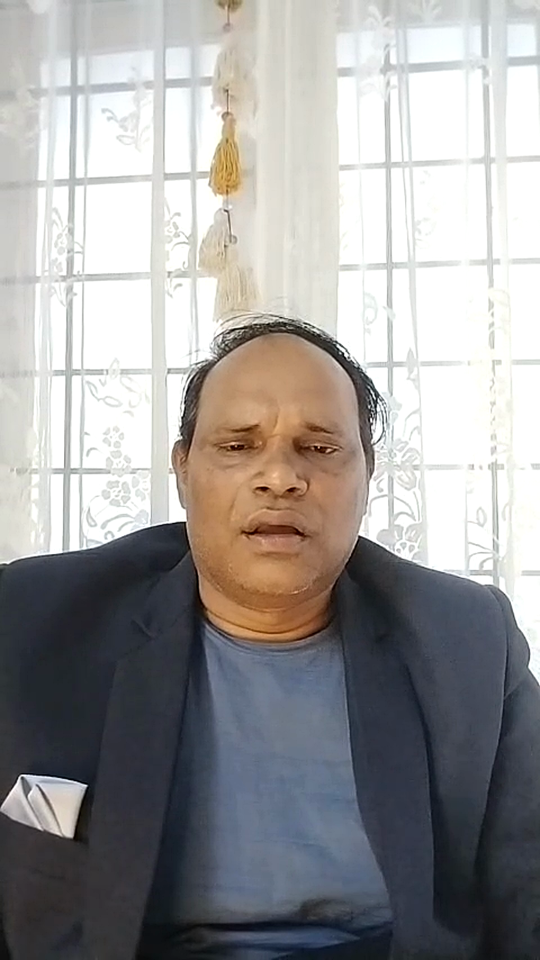
#> input picture profitsoul/Manufatures-hyd/work/creatives/base/b916_hero.png, 1080 x 1920 px (shown at 1/2 size)
$ python build_creatives.py
#> lines starting #> are read from the running program, lines starting #| are printed output that depends on the picture
#!/usr/bin/env python3
"""Build static Meta ad creatives (1:1, 4:5, 9:16) from the Script A/B copy.

All copy is taken from the PDF's 'Ad scripts - Track 1'; no claim, figure or offer
is invented. Telugu is typeset with the Core Text renderer so conjuncts shape
correctly (ffmpeg/libass cannot).

Palette (the PDF specifies none): navy #0B1B2B plate, white body copy,
amber #FFC42E reserved for commercial figures.
"""
import os, subprocess
from PIL import Image, ImageDraw, ImageFilter

RT = './render_text'
TEL = ('TeluguMN', '/System/Library/Fonts/Supplemental/Telugu MN.ttc')
ENG = ('AvenirNext-Bold', None)
ENG_R = ('AvenirNext-DemiBold', None)

NAVY = (11, 27, 43)
AMBER = (255, 196, 46)
WHITE = (255, 255, 255)
MUTED = (176, 191, 208)

OUT = 'creatives'
os.makedirs(f'{OUT}/tmp', exist_ok=True)


def tpng(name, text, size, maxw, font, fill='#FFFFFF', accent='#FFC42E',
         stroke=0, lineheight=1.30, pad=6, align='center'):
    """Render a text layer with Core Text and return it as an RGBA image."""
    safe = os.path.basename(str(name)).replace('/', '_').replace(' ', '_')
    out = f'{OUT}/tmp/{safe}.png'
    cmd = [RT, '--out', out, '--font', font[0], '--size', str(size),
           '--maxwidth', str(maxw), '--align', align, '--fill', fill,
           '--accent', accent, '--lineheight', str(lineheight), '--pad', str(pad),
           '--text', text]
    if font[1]:
        cmd += ['--fontfile', font[1]]
    if stroke:
        cmd += ['--strokew', str(stroke), '--stroke', '#0A1219']
    subprocess.run(cmd, check=True, capture_output=True)
    return Image.open(out).convert('RGBA')


def centre(dst, img, cx, y):
    dst.alpha_composite(img, (int(cx - img.width / 2), int(y)))
    return y + img.height


def panel(canvas, top):
    """Hard-edged navy panel. A soft gradient was tried first and produced a muddy
    grey band over the bright window, so the edge is kept crisp and the amber bar
    above it reads as a deliberate design device."""
    w, h = canvas.size
    ImageDraw.Draw(canvas).rectangle([0, top, w, h], fill=NAVY + (255,))
    return top


# [11 lines left out: function pill_image, not called in this run]


def accent_bar(canvas, top, height=8, inset=0):
    w, _ = canvas.size
    ImageDraw.Draw(canvas).rectangle(
        [inset, top, w - inset, top + height], fill=AMBER + (255,))


def badge(canvas, cx, cy, r=118, label='ONLY', num='5'):
    """Amber circular scarcity badge - the playful accent on the offer."""
    lay = Image.new('RGBA', (r * 2 + 30, r * 2 + 30), (0, 0, 0, 0))
    d = ImageDraw.Draw(lay)
    c = r + 15
    d.ellipse([c - r, c - r, c + r, c + r], fill=AMBER + (255,))
    d.ellipse([c - r + 12, c - r + 12, c + r - 12, c + r - 12],
              outline=NAVY + (255,), width=5)
    lab = tpng(f'badge_lab_{r}_{num}', label, int(r * 0.30), int(r * 1.7),
               ENG, fill='#0B1B2B', accent='#0B1B2B')
    n = tpng(f'badge_num_{r}_{num}', num, int(r * 0.92), int(r * 1.6),
             ENG, fill='#0B1B2B', accent='#0B1B2B')
    centre(lay, lab, c, c - int(r * 0.52))
    centre(lay, n, c, c - int(r * 0.16))
    canvas.alpha_composite(lay, (int(cx - c), int(cy - c)))


# [12 lines left out: function cta_pill, not called in this run]


# ---------------------------------------------------------------- creatives

KEY_STRIP = '14 రోజుల ట్రయల్ [[₹2,500]] · హైదరాబాద్‌లో [[5]] మందికే'


def vertical(base, panel_top, bilingual, out, blocks, badge_num=None, bar=True):
    """Photo full-bleed on top, navy offer panel below."""
    c = Image.open(base).convert('RGBA')
    W, H = c.size
    panel(c, panel_top)
    if bar:
        accent_bar(c, panel_top)
    if badge_num:
        badge(c, W - 150, panel_top - 40, r=112, num=badge_num)
    # Render every block first, then centre the whole stack in the panel so the
    # copy sits optically balanced instead of hugging the top edge.
    stack = []
    for kind, arg in blocks:
        if kind == 'gap':
            stack.append(('gap', int(arg)))
        elif kind == 'text':
            text, size, fill, wide, lines = arg
            stack.append(('img', tpng(f'{out}_{len(stack)}', text, size, wide,
                                      TEL if _is_telugu(text) else ENG,
                                      fill=fill, lineheight=lines)))
        elif kind == 'eng':
            text, size, fill, wide = arg
            stack.append(('img', tpng(f'{out}_{len(stack)}_en', text, size, wide,
                                      ENG_R, fill=fill, lineheight=1.25)))
        elif kind == 'cta':
            text, size = arg
            stack.append(('img', pill_image(text, size)))

    total = sum(v if k == 'gap' else v.height for k, v in stack)
    y = panel_top + max(12, (H - panel_top - total) // 2)
    for k, v in stack:
        if k == 'gap':
            y += v
        else:
            centre(c, v, W / 2, y)
            y += v.height
    c.convert('RGB').save(out, quality=96)


# [37 lines left out: function split, not called in this run]


import re as _re


def _is_telugu(s):
    return bool(_re.search(r'[\u0C00-\u0C7F]', s))


# Offer line repeated across the hook creatives (from the PDF).
STRIP = '14 రోజుల ట్రయల్ [[₹2,500]] · హైదరాబాద్‌లో [[5]] మందికే'

EN_OFFER = 'THIS FESTIVE SEASON · FULL 14-DAY TRIAL · ONLY 5 MANUFACTURERS IN HYDERABAD'
EN_HOOK_A = ('Did anyone reply to last month / enquiries? · Every enquiry is answered in '
             '5 seconds · Nothing missed')
EN_HOOK_B = ('You are losing the leads you already paid for · ₹50,000–₹1 lakh a year on '
             'IndiaMART and JustDial enquiries · Reply in 5 seconds')

HOOK_A = 'గత నెలలో వచ్చిన ఎన్‌క్వైరీలకి ఎవరూ రిప్లై ఇవ్వలేదా?'
BODY_A = 'ప్రతీ ఎన్‌క్వైరీకి [[5]] సెకన్లలో రిప్లై. ఏదీ మిస్ కాదు.'
HOOK_B = 'మీరు డబ్బు కట్టిన లీడ్స్ పోతున్నాయి'
BODY_B = 'IndiaMART, JustDial ఎన్‌క్వైరీలకి సంవత్సరానికి [[₹50,000]] – [[₹1 లక్ష]]'
CTA = 'ఇప్పుడే బుక్ చేసుకోండి →'


def offer_blocks(scale, bilingual):
    b = [('text', ('ఈ పండుగ సీజన్', int(46 * scale), '#FFC42E', 900, 1.2)),
         ('gap', int(6 * scale)),
         ('text', ('[[₹2,500]]', int(200 * scale), '#FFC42E', 900, 1.0)),
         ('gap', int(2 * scale)),
         ('text', ('పూర్తి 14 రోజుల ట్రయల్', int(62 * scale), '#FFFFFF', 990, 1.25)),
         ('gap', int(4 * scale)),
         ('text', ('హైదరాబాద్‌లో కేవలం [[5]] మాన్యుఫాక్చరర్లకు', int(44 * scale),
                   '#FFFFFF', 990, 1.3))]
    if bilingual:
        b += [('gap', int(14 * scale)), ('eng', (EN_OFFER, int(32 * scale), '#B0BFD0', 990))]
    b += [('gap', int(24 * scale)), ('cta', (CTA, int(44 * scale)))]
    return b


# [9 lines left out: function hook_blocks, not called in this run]


def main():
    os.makedirs(OUT, exist_ok=True)
    made = []
    for lang, tag in (('te', 'Telugu'), ('bi', 'Bilingual')):
        bi = (lang == 'bi')

        # --- 01 Offer hero -------------------------------------------------
        vertical('creatives/base/b916_hero.png', 1210, bi,
                 f'{OUT}/01_offer_9x16_{tag}.jpg', offer_blocks(1.0, bi), badge_num='5')
#> in panel, `ImageDraw.Draw(canvas).rectangle([0, top, w, h], fill=NAVY + (255,))`:
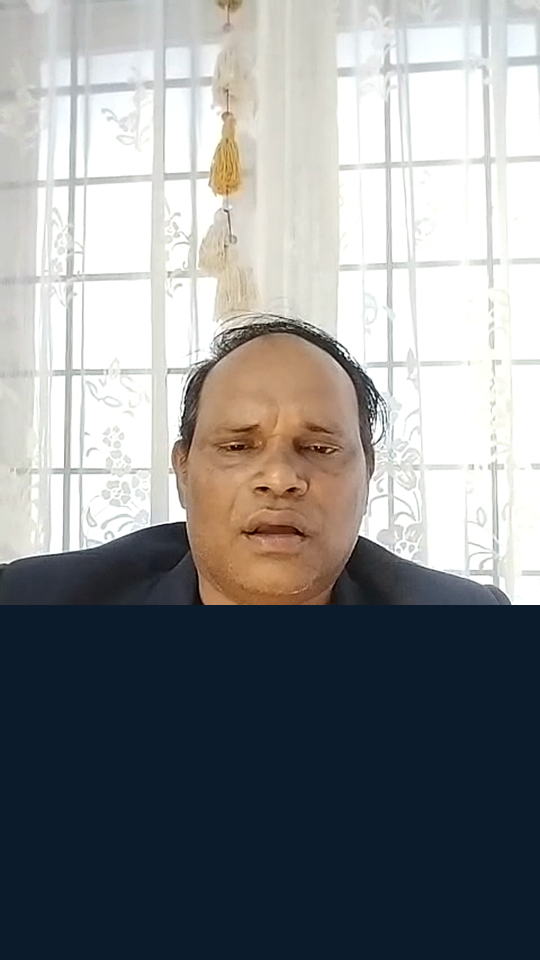
#> canvas: PIL image 1080x1920 RGBA (shown at 1/2 size); mean R, G, B, A 137.5, 140.2, 142.2, 255
#> in badge, `lay = Image.new('RGBA', (r * 2 + 30, r * 2 + 30), (0, 0, 0, 0))`: lay: PIL image 254x254 RGBA; every value is 0
        vertical('creatives/base/b45_hero.png', 890, bi,
                 f'{OUT}/01_offer_4x5_{tag}.jpg', offer_blocks(0.82, bi), badge_num='5')
        split('creatives/base/b11_hero.png', bi, f'{OUT}/01_offer_1x1_{tag}.jpg',
              offer_blocks(0.62, bi))

        # --- 02 Hook A : missed enquiries ----------------------------------
        vertical('creatives/base/b916_hook.png', 1120, bi,
                 f'{OUT}/02_hookA_9x16_{tag}.jpg', hook_blocks(HOOK_A, BODY_A, EN_HOOK_A, 1.0, bi))
        vertical('creatives/base/b45_hook.png', 830, bi,
                 f'{OUT}/02_hookA_4x5_{tag}.jpg', hook_blocks(HOOK_A, BODY_A, EN_HOOK_A, 0.80, bi))

        # --- 03 Hook B : leads you already paid for ------------------------
        vertical('creatives/base/b916_hook.png', 1120, bi,
                 f'{OUT}/03_hookB_9x16_{tag}.jpg', hook_blocks(HOOK_B, BODY_B, EN_HOOK_B, 1.0, bi))
        vertical('creatives/base/b45_hook.png', 830, bi,
                 f'{OUT}/03_hookB_4x5_{tag}.jpg', hook_blocks(HOOK_B, BODY_B, EN_HOOK_B, 0.80, bi))

    for f in sorted(os.listdir(OUT)):
        if f.endswith('.jpg'):
            made.append(f)
    print(f'built {len(made)} creatives')
    for m in made:
        print('  ', m)


if __name__ == '__main__':
#> (the run stopped early here; a loop or call above may not have finished)
